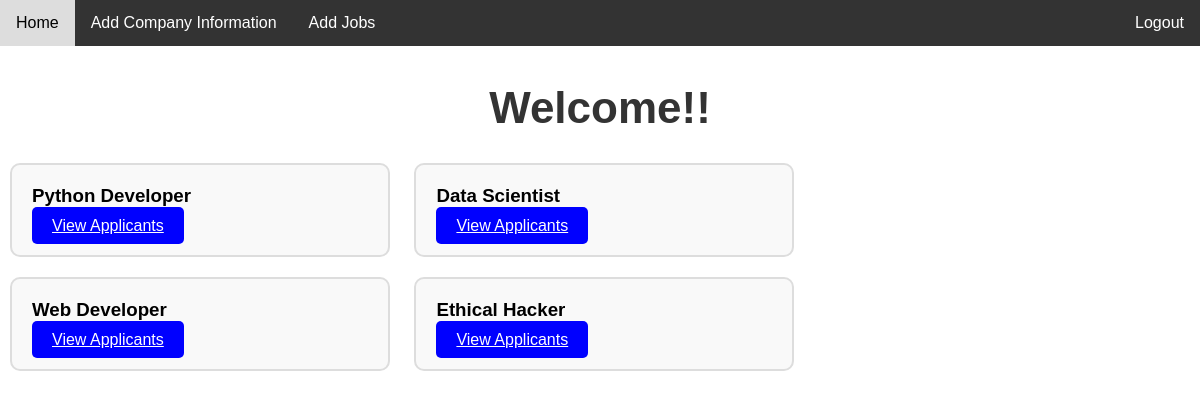
The page /recruiters/recruiter.html/ (signed in) on the database its author committed.
### jobapp/models.py (models this page shows, shortened)
class PostJobs(models.Model):
    user = models.ForeignKey(SignUp, on_delete=models.CASCADE, default=None, blank=True, null=True)
    job_title = models.CharField(max_length=255)
    address = models.TextField()
    salary_low = models.IntegerField()
    salary_high = models.IntegerField()
    last_date = models.DateField()

### jobapp/views.py (the view)
# urls.py: path('recruiters/recruiter.html/',views.recruiter,name='recruiter'),
def recruiter(request):
    user_id = request.session.get('user_id')
    if user_id:
        jobs = PostJobs.objects.filter(user_id=user_id)
        return render(request, 'jobapp/recruiters/recruiter.html', {'jobs': jobs})
    else:
        return redirect('login')

### jobapp/templates/jobapp/recruiters/recruiter.html (shortened to what this page needs)
<!DOCTYPE html>
<html lang="en">
<head>
</head>
<body>
<nav>
    <a href="{% url 'recruiter' %}">Home</a>
    <a href="{% url 'aboutcomp' %}">Add Company Information</a>
    <a href="{% url 'postjob' %}">Add Jobs</a>
    <a href="/" class="logout">Logout</a>
</nav>
<h2 class="welcome-heading">Welcome!!</h2>
<div id="job-cards">
    {% if jobs %}
        {% for job in jobs %}
            {% if job.user.id == request.session.user_id %}
                <div class="job-card">
                    <h3>{{ job.job_title }}</h3>
                    <a href="{% url 'job_applicants' job_id=job.id %}" class="details-button">View Applicants</a>
                </div>
            {% endif %}
        {% endfor %}
    {% else %}
        <p>No jobs available.</p>
    {% endif %}
</div>
</body>
</html>

### jobapp/templates/jobapp/recruiters/recruiter.html (style rules this page uses)
body { margin: 0; font-family: Arial, sans-serif; }
nav { background-color: #333; overflow: hidden; }
nav a { float: left; display: block; color: white; text-align: center; padding: 14px 16px; text-decoration: none; }
.logout { float: right; }
.job-card { border: 2px solid #ddd; border-radius: 10px; padding: 20px; margin: 10px; width: calc(33.33% - 20px); display: inline-block; box-sizing: border-box; vertical-align: top; background-color: #f9f9f9; }
.job-card h3 { margin: 0 0 10px; }
.details-button { background-color: blue; color: white; padding: 10px 20px; border: none; border-radius: 5px; cursor: pointer; margin-top: 10px; transition: background-color 0.3s; }
.welcome-heading { font-family: Arial, sans-serif; font-size: 44px; color: #333; margin-bottom: 20px; text-align: center; text-transform: capitalize; }

### rows shown on the page
PostJobs: job_title "Python Developer"
PostJobs: job_title "Data Scientist"
PostJobs: job_title "Web Developer"
PostJobs: job_title "Ethical Hacker"
